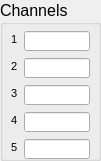
     <widget class="QGroupBox" name="Channels">
      <property name="geometry">
       <rect>
        <x>310</x>
        <y>80</y>
        <width>101</width>
        <height>161</height>
       </rect>
      </property>
      <property name="font">
       <font>
        <pointsize>12</pointsize>
       </font>
      </property>
      <property name="title">
       <string>Channels</string>
      </property>
      <widget class="QLineEdit" name="c5">
       <property name="geometry">
        <rect>
         <x>24</x>
         <y>139</y>
         <width>66</width>
         <height>20</height>
        </rect>
       </property>
       <property name="font">
        <font>
         <pointsize>8</pointsize>
        </font>
       </property>
      </widget>
      <widget class="QLabel" name="label_30">
       <property name="geometry">
        <rect>
         <x>11</x>
         <y>139</y>
         <width>16</width>
         <height>16</height>
        </rect>
       </property>
       <property name="font">
        <font>
         <pointsize>8</pointsize>
        </font>
       </property>
       <property name="text">
        <string>5</string>
       </property>
      </widget>
      <widget class="QLabel" name="label_8">
       <property name="geometry">
        <rect>
         <x>11</x>
         <y>58</y>
         <width>16</width>
         <height>16</height>
        </rect>
       </property>
       <property name="font">
        <font>
         <pointsize>8</pointsize>
        </font>
       </property>
       <property name="text">
        <string>2</string>
       </property>
      </widget>
      <widget class="QLabel" name="label_c4">
       <property name="geometry">
        <rect>
         <x>11</x>
         <y>112</y>
         <width>16</width>
         <height>16</height>
        </rect>
       </property>
       <property name="font">
        <font>
         <pointsize>8</pointsize>
        </font>
       </property>
       <property name="text">
        <string>4</string>
       </property>
      </widget>
      <widget class="QLineEdit" name="c2">
       <property name="geometry">
        <rect>
         <x>24</x>
         <y>58</y>
         <width>66</width>
         <height>20</height>
        </rect>
       </property>
       <property name="font">
        <font>
         <pointsize>8</pointsize>
        </font>
       </property>
      </widget>
      <widget class="QLabel" name="label_7">
       <property name="geometry">
        <rect>
         <x>11</x>
         <y>31</y>
         <width>16</width>
         <height>16</height>
        </rect>
       </property>
       <property name="font">
        <font>
         <pointsize>8</pointsize>
        </font>
       </property>
       <property name="text">
        <string>1</string>
       </property>
      </widget>
      <widget class="QLineEdit" name="c1">
       <property name="geometry">
        <rect>
         <x>24</x>
         <y>31</y>
         <width>66</width>
         <height>20</height>
        </rect>
       </property>
       <property name="font">
        <font>
         <pointsize>8</pointsize>
        </font>
       </property>
       <property name="text">
        <string/>
       </property>
      </widget>
      <widget class="QLabel" name="label_9">
       <property name="geometry">
        <rect>
         <x>11</x>
         <y>85</y>
         <width>16</width>
         <height>16</height>
        </rect>
       </property>
       <property name="font">
        <font>
         <pointsize>8</pointsize>
        </font>
       </property>
       <property name="text">
        <string>3</string>
       </property>
      </widget>
      <widget class="QLineEdit" name="c3">
       <property name="geometry">
        <rect>
         <x>24</x>
         <y>85</y>
         <width>66</width>
         <height>20</height>
        </rect>
       </property>
       <property name="font">
        <font>
         <pointsize>8</pointsize>
        </font>
       </property>
      </widget>
      <widget class="QLineEdit" name="c4">
       <property name="geometry">
        <rect>
         <x>24</x>
         <y>112</y>
         <width>66</width>
         <height>20</height>
        </rect>
       </property>
       <property name="font">
        <font>
         <pointsize>8</pointsize>
        </font>
       </property>
      </widget>
     </widget>
